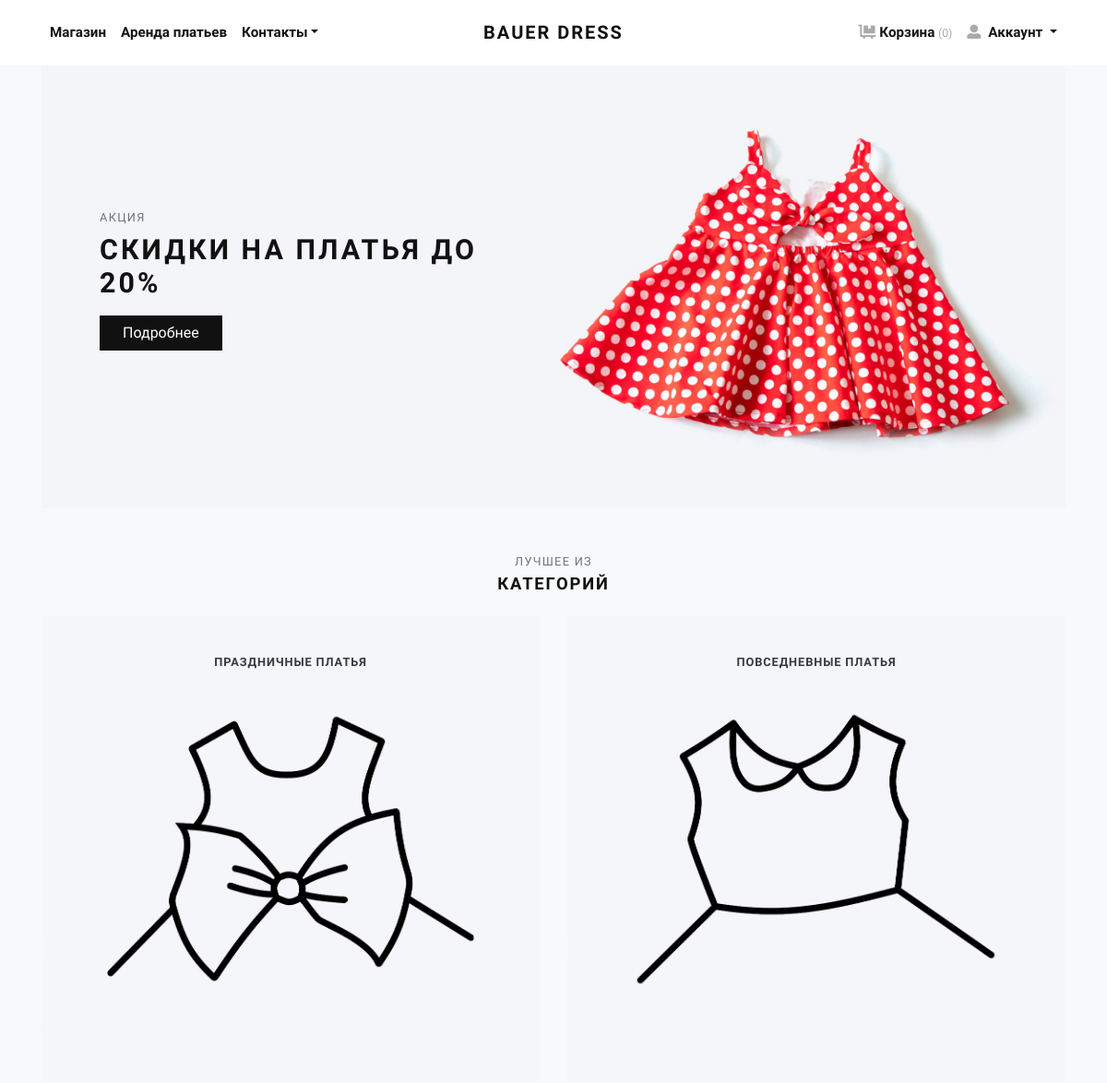
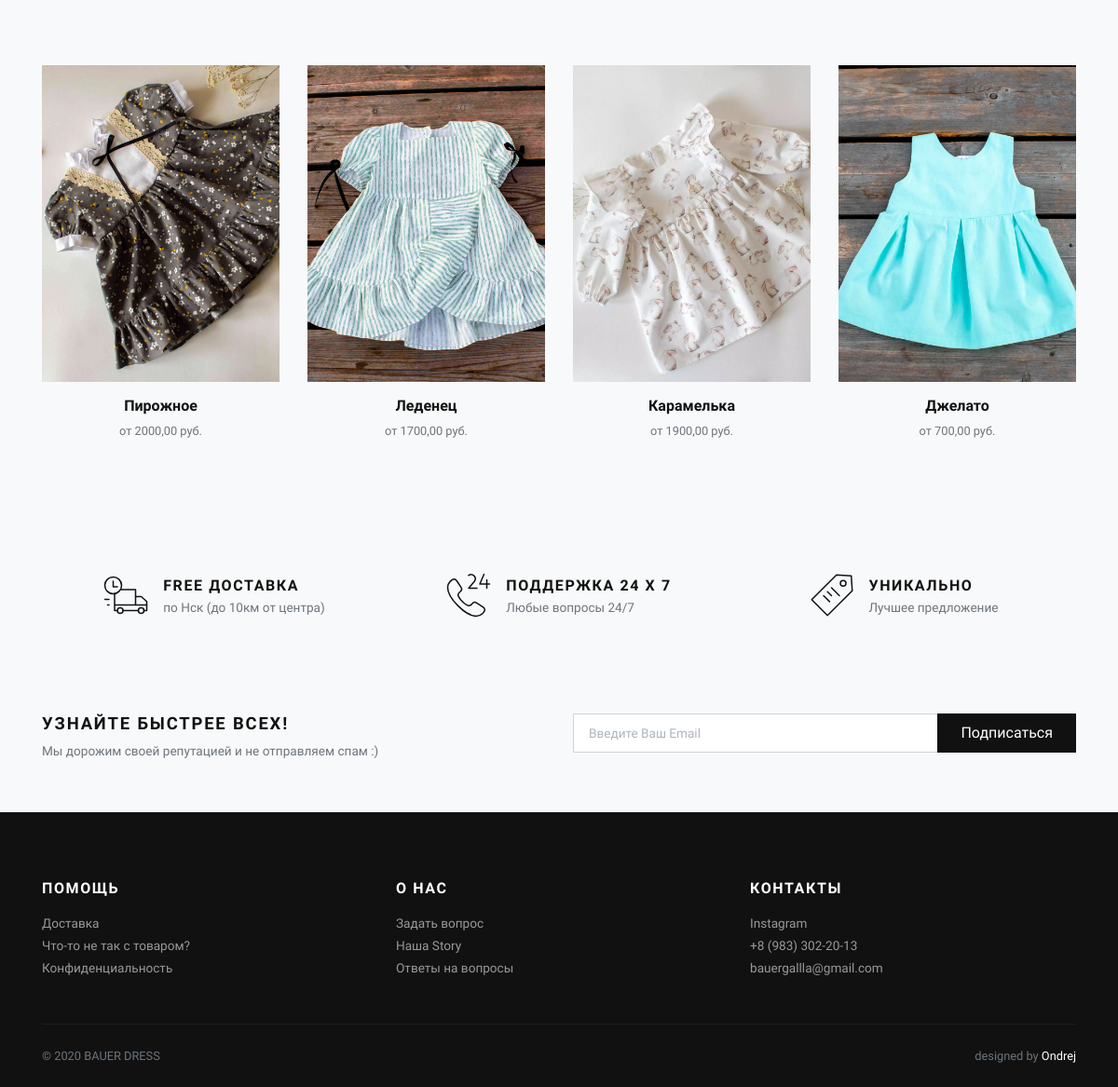
The page / on the database its author committed (2 pictures, top to bottom).
### promotion/models.py (models this page shows, shortened)
class SeoPromotion(models.Model):
	seo_title = models.CharField('SEO Название', blank=True, max_length=250)
	seo_description = models.CharField('SEO Описание', blank=True, max_length=250)
	def get_seo_title(self):
		if self.seo_title:
			return self.seo_title
		else:
			return ''
	def get_seo_description(self):
		if self.seo_description:
			return self.seo_description
		else:
			return ''
	class Meta:
		abstract = True

class Promotion(SeoPromotion):
	theme_of_promo = models.CharField('Тема акции \n(подзаголовок на главной)', max_length=60, blank=True, null=True)
	offer = models.CharField('Оффер на главной странице', max_length=100, blank=False, null=True)
	slug = models.SlugField(max_length=200, unique=True, blank=False, null=True)
	first_page = models.ForeignKey(FirstPage, verbose_name='Первый экран', on_delete=models.SET_NULL, null=True, blank=True)
	second_page = models.ForeignKey(SecondPage, verbose_name="Второй экран", on_delete=models.SET_NULL, null=True)
	service_page = models.ForeignKey(ServicePage, verbose_name='Экран услуг', on_delete=models.SET_NULL, null=True, related_name='service')
	sub_page = models.ForeignKey(SubPage, verbose_name='Экран подписки', on_delete=models.SET_NULL, null=True)
	is_main = models.BooleanField('Главный', default=False)
	video = models.FileField(upload_to='video/', blank=True, null=True)
	class Meta:
		verbose_name='промоушн'
		verbose_name_plural='промоушны'

class FirstPage(models.Model):
	name = models.CharField('Название для этого тэмплейта', max_length=100, blank=True)
	button = models.CharField('Надпись на кнопке', max_length=70, blank=False, null=True,
		help_text='Максимум 2 слова с предлогом, побуждение что-то сделать, например: узнать, перейти и тд')
	image = models.ImageField(upload_to='promo/first_page/images', verbose_name='Главное фото',
		help_text='Примерные размеры фото 1900х650, сам товар находится в правой части фото,\
		если разделить фото на три части двумя линиями, то товар на второй линии', blank=False, null=True)
	class Meta:
		verbose_name = 'Главная страница'
		verbose_name_plural = '1. Главные страницы'

class SecondPage(models.Model):
	name = models.CharField('Название для этого тэмплейта', max_length=100, blank=True)
	subtitle = models.CharField('Подзаголовок страницы', max_length=200, blank=True, null=True)
	title = models.CharField('Заголовок страницы', max_length=200, blank=True, null=True)
	first_category = models.ForeignKey(Category, on_delete=models.CASCADE, related_name='category_no_1')
	image_for_first_cat = models.ImageField(upload_to='promo/second_page/first_category/images', verbose_name='Фото категории',
		help_text='Левая колонка 1125x1050')
	alt_for_image_no_1 = models.CharField('Описание картинки 1', max_length=100, blank=False, null=True)
	text = models.CharField("Текст над картинкой", max_length = 150, blank=False, null=True)
	second_category = models.ForeignKey(Category, on_delete=models.CASCADE, related_name='category_no_2')
	image_for_second_cat = models.ImageField(upload_to='promo/second_page/second_category/images', verbose_name='Фото категории',
		help_text='Правая колонка 1125x1050')
	alt_for_image_no_2 = models.CharField('Описание картинки 2', max_length=100, blank=False, null=True)
	text_no_2 = models.CharField("Текст над картинкой", max_length = 150, blank=False, null=True)
	class Meta:
		verbose_name = 'Вторая страница'
		verbose_name_plural = '2. Вторые страницы'

class ServicePage(models.Model):
	name = models.CharField('Название для этого тэмплейта', max_length=100, blank=True)
	title_1 = models.CharField('Заголовок первой услуги', max_length=40, blank=True, null=True)
	subtitle_1 = models.CharField('Подзаголовок первой услуги', max_length=40, blank=True, null=True)
	title_2 = models.CharField('Заголовок второй услуги', max_length=40, blank=True, null=True)
	subtitle_2 = models.CharField('Подзаголовок второй услуги', max_length=40, blank=True, null=True)
	title_3 = models.CharField('Заголовок третьей услуги', max_length=40, blank=True, null=True)
	subtitle_3 = models.CharField('Подзаголовок третьей услуги', max_length=40, blank=True, null=True)
	class Meta:
		verbose_name = 'Четвертая страница'
		verbose_name_plural = '4. Страницы услуг'

class SubPage(models.Model):
	name = models.CharField('Название для этого тэмплейта', max_length=100, blank=True)
	title = models.CharField('Заголовок страницы', max_length=200, blank=True, null=True)
	subtitle = models.CharField('Подзаголовок страницы', max_length=200, blank=True, null=True)
	class Meta:
		verbose_name = 'Пятая страница'
		verbose_name_plural = '5. Пятые страницы'

### shop/models.py (models this page shows, shortened)
class Product(models.Model):
	category = models.ForeignKey(Category, related_name='products',
		on_delete=models.SET_NULL, null=True, verbose_name=u"Тип товара")
	name = models.CharField(max_length=200, db_index=True, verbose_name=u"Название")
	slug = models.SlugField(max_length=200, db_index=True, verbose_name=u"URL",
		help_text='То как этот товар будет отображен в URL.')
	description = RichTextField(default='Full description of product', blank=False, null=True, verbose_name=u"Описание",
		help_text='Добавьте полное описание товара, без характеристик.')
	material = models.ForeignKey(Material, on_delete=models.SET_NULL, null=True, verbose_name=u"Материал")
	price_from = models.DecimalField(max_digits=10, decimal_places=2, verbose_name=u"Цена от", blank=False, null=True)
	price_to = models.DecimalField(max_digits=10, decimal_places=2, verbose_name=u"Цена до", blank=False, null=True)
	stock = models.PositiveIntegerField(default=1, verbose_name=u"В наличии (кол-во)")
	can_spend = models.BooleanField(default=False, verbose_name=u"Вычитать со склада")
	created = models.DateTimeField(auto_now_add=True, verbose_name=u"Создан")
	updated = models.DateTimeField(auto_now=True, verbose_name=u"Обновлен")
	tag = models.ForeignKey(Tag, on_delete=models.SET_NULL, null=True, verbose_name='Возраст')
	rent = models.BooleanField("Доступно в аренду (если да, заполни ниже)", default=False)
	pay_method = models.CharField("Если аренда, то какая оплата?", blank=True, null=True, max_length=3, help_text='Если почасовая-ч, по дням-д, неделям-нед.')
	class Meta:
		index_together = (('id','slug'),)
		verbose_name = 'товар'
		verbose_name_plural = 'товары'
	def status_new(self):
		now = timezone.now()
		if now + datetime.timedelta(days=-5) < self.created < now:
			return True
		else:
			return False
	def get_absolute_url(self):
		return reverse('shop:details', args=[self.category.slug, self.id, self.slug])

class Gallery(models.Model):
    image = models.ImageField(upload_to='gallery', verbose_name='Фото')
    alt = models.CharField('Описание картинки', max_length=30, blank=False, null=True)
    product = models.ForeignKey(Product, on_delete=models.CASCADE, related_name='images')
    class Meta:
    	verbose_name = 'фото товара'
    	verbose_name_plural = 'фото товаров'

### promotion/views.py (the view)
# urls.py: path('', promo_views.main, name='main'),
def main(request):
	promotion = Promotion.objects.filter(is_main=True).last()
	if promotion:
		url = reverse('promo:index', kwargs={'slug': promotion.slug})
		form = EmailSubscription()
		products = Product.objects.filter(stock__gt=0, promo__promotion=promotion).order_by('-updated')
		return render(request, 'promotion/promo.html', {'promotion': promotion,
													'products': products,
													'url': url,
													'form': form})
	else:
		return HttpResponse('Создайте Промоушен либо проставьте статус "Главный"!')

### promotion/templates/promotion/promo.html (shortened to what this page needs)
{% extends 'shop/base.html' %}
{% load static %}
{% load widget_tweaks %}
{% block content %}
    <div class="container">
      {% if not promotion.video %}
        <section class="hero pb-3 bg-cover bg-center d-flex align-items-center" style="background: url({{ promotion.first_page.image.url }})">
          <div class="container py-5">
            <div class="row px-4 px-lg-5">
              <div class="col-lg-6">
                <p class="text-muted small text-uppercase mb-2">{{ promotion.theme_of_promo }}</p>
                <h1 class="h2 text-uppercase mb-3">{{ promotion.offer }}</h1><a class="btn btn-dark" href="{{ url }}">Подробнее</a>
              </div>
            </div>
          </div>
        </section>
      {% endif %}
        <section class="pt-5">
          <header class="text-center">
            <p class="small text-muted small text-uppercase mb-1">{{ promotion.second_page.subtitle }}</p>
              <h2 class="h5 text-uppercase mb-4">{{ promotion.second_page.title }}</h2>
          </header>
          <div class="row">
            <div class="col-md-6 mb-4 mb-md-0">
                <a class="category-item" href="{{ promotion.second_page.first_category.get_absolute_url }}">
                    <img class="img-fluid" src="{{ promotion.second_page.image_for_first_cat.url }}" alt="{{ promotion.second_page.alt_for_image_no_1 }}">
                    <strong class="category-item-title">{{ promotion.second_page.text }}</strong>
                </a>
            </div>
            <div class="col-md-6">
                <a class="category-item" href="{{ promotion.second_page.second_category.get_absolute_url }}">
                    <img class="img-fluid" src="{{ promotion.second_page.image_for_second_cat.url }}" alt="{{ promotion.second_page.alt_for_image_no_2 }}">
                    <strong class="category-item-title">{{ promotion.second_page.text_no_2 }}</strong>
                </a>
            </div>
          </div>
        </section>
        {% if products %}
        <section class="py-5">
          <div class="row">
            {% for product in products %}
                <div class="col-xl-3 col-lg-4 col-sm-6 mb-30">
                  <div class="product text-center">
                    <div class="mb-3 position-relative">
                      <a class="d-block" href="{{ product.get_absolute_url }}">
                        <img class="img-fluid w-100" src="{% if product.images.first %}{{ product.images.first.image.url }}{% else %}{% static 'shop/img/product-banners/example.jpg' %} {% endif %}" alt="{{ product.images.first.alt }}">
                      </a>
                    </div>
                    <h6> <a class="reset-anchor" href="{{ product.get_absolute_url }}">{{ product.name }}</a></h6>
                    <p class="small text-muted">от {{ product.price_from }}{% if product.rent %} руб/{% if product.pay_method %}{{ product.pay_method }}{% else %}ч{% endif %}{% else %} руб.{% endif %}</p>
                  </div>
                </div>
            {% endfor %}
          </div>
        </section>
        {% endif %}
        {% if promotion.service_page %}
        <section class="py-5 bg-light">
          <div class="container">
            <div class="row text-center">
              <div class="col-lg-4 mb-3 mb-lg-0">
                <div class="d-inline-block">
                  <div class="media align-items-end">
                    <svg class="svg-icon svg-icon-big svg-icon-light">
                      <use xlink:href="#delivery-time-1"> </use>
                    </svg>
                    <div class="media-body text-left ml-3">
                      <h6 class="text-uppercase mb-1">{{ promotion.service_page.title_1 }}</h6>
                      <p class="text-small mb-0 text-muted">{{ promotion.service_page.subtitle_1 }}</p>
                    </div>
                  </div>
                </div>
              </div>
              <div class="col-lg-4 mb-3 mb-lg-0">
                <div class="d-inline-block">
                  <div class="media align-items-end">
                    <svg class="svg-icon svg-icon-big svg-icon-light">
                      <use xlink:href="#helpline-24h-1"> </use>
                    </svg>
                    <div class="media-body text-left ml-3">
                      <h6 class="text-uppercase mb-1">{{ promotion.service_page.title_2 }}</h6>
                      <p class="text-small mb-0 text-muted">{{ promotion.service_page.subtitle_2 }}</p>
                    </div>
                  </div>
                </div>
              </div>
              <div class="col-lg-4">
                <div class="d-inline-block">
                  <div class="media align-items-end">
                    <svg class="svg-icon svg-icon-big svg-icon-light">
                      <use xlink:href="#label-tag-1"> </use>
                    </svg>
                    <div class="media-body text-left ml-3">
                      <h6 class="text-uppercase mb-1">{{ promotion.service_page.title_3 }}</h6>
                      <p class="text-small mb-0 text-muted">{{ promotion.service_page.subtitle_3 }}</p>
                    </div>
                  </div>
                </div>
              </div>
            </div>
          </div>
        </section>
        {% endif %}
        {% if promotion.sub_page %}
        <section class="py-5">
          <div class="container p-0">
            <div class="row">
              <div class="col-lg-6 mb-3 mb-lg-0">
                <h5 class="text-uppercase">{{ promotion.sub_page.title }}</h5>
                <p class="text-small text-muted mb-0">{{ promotion.sub_page.subtitle }}</p>
              </div>
              <div class="col-lg-6">
                <form method="POST" action="{% url 'promo:sub' %}">
                  <div class="input-group flex-column flex-sm-row mb-3">
                    {% if form.is_bound %}
                      {% if field.errors %}
                        {% render_field form.email class="form-control form-control-lg py-3 is-invalid" placeholder="Введите Ваш Email" %}
                        {% for error in field.errors %}
                          <div class="invalid-feedback">
                            {{ error }}
                          </div>
                        {% endfor %}
                      {% endif %}
                      {% render_field form.email class="form-control form-control-lg py-3 is-valid" placeholder="Введите Ваш Email" %}
                    {% else %}
                      {% render_field form.email class="form-control form-control-lg py-3 " placeholder="Введите Ваш Email" %}
                    {% endif %}
                    <div class="input-group-append">
                      <button class="btn btn-dark btn-block" id="button-addon2" type="submit">Подписаться</button>
                    </div>
                  </div>
                </form>
              </div>
            </div>
          </div>
        </section>
      {% endif %}
    </div>
{% endblock %}

### rows shown on the page
Promotion: first_page.image (picture), theme_of_promo "АКЦИЯ", offer "СКИДКИ НА ПЛАТЬЯ ДО 20%", second_page.subtitle "ЛУЧШЕЕ ИЗ", second_page "КАТЕГОРИЙ", second_page.image_for_first_cat (picture), second_page.text "ПРАЗДНИЧНЫЕ ПЛАТЬЯ", second_page.image_for_second_cat (picture), second_page.text_no_2 "ПОВСЕДНЕВНЫЕ ПЛАТЬЯ", service_page.title_1 "FREE ДОСТАВКА", service_page.subtitle_1 "по Нск (до 10км от центра)", service_page.title_2 "ПОДДЕРЖКА 24 X 7", service_page.subtitle_2 "Любые вопросы 24/7", service_page.title_3 "УНИКАЛЬНО", service_page.subtitle_3 "Лучшее предложение", sub_page "УЗНАЙТЕ БЫСТРЕЕ ВСЕХ!", sub_page.subtitle "Мы дорожим своей репутацией и не отправляем спам :)"
Product: images.first.image (picture), name "Пирожное", price_from "2000,00", rent "руб."
Product: images.first.image (picture), name "Леденец", price_from "1700,00", rent "руб."
Product: images.first.image (picture), name "Карамелька", price_from "1900,00", rent "руб."
Product: images.first.image (picture), name "Джелато", price_from "700,00", rent "руб."
